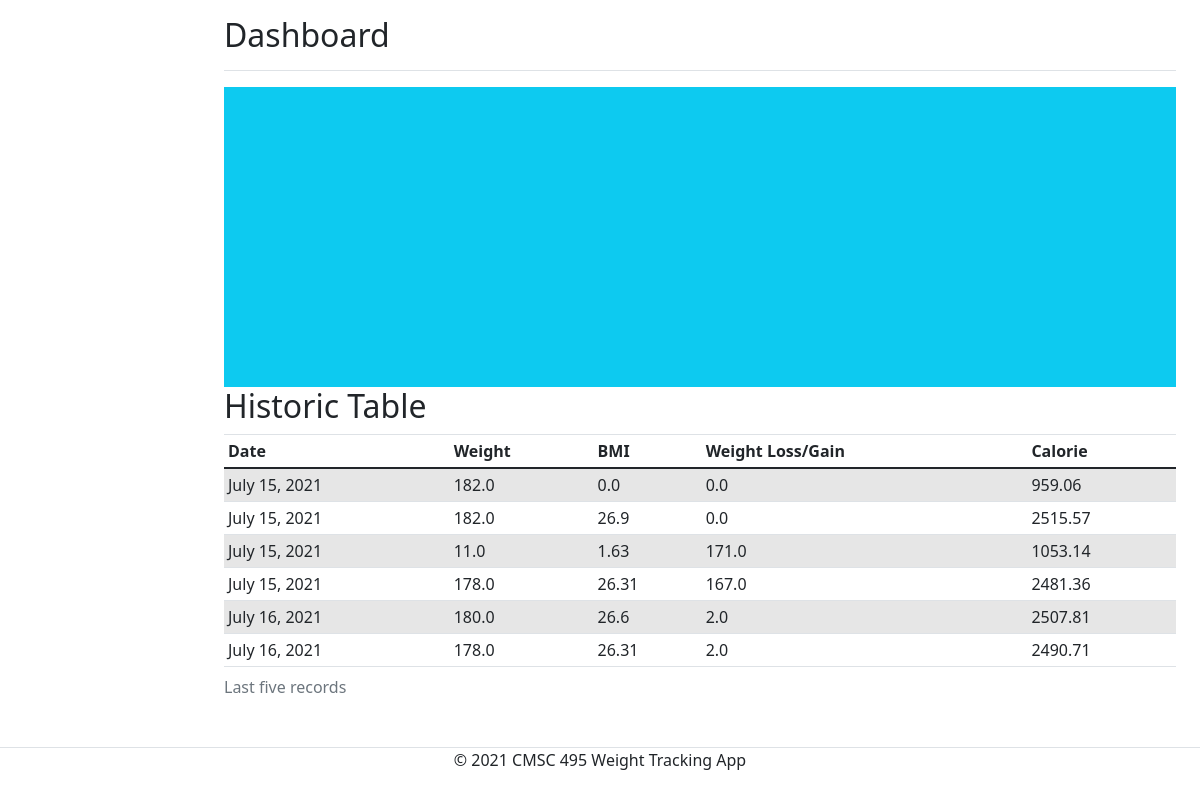
Before: /WeightTrakcers/test with the older database file.
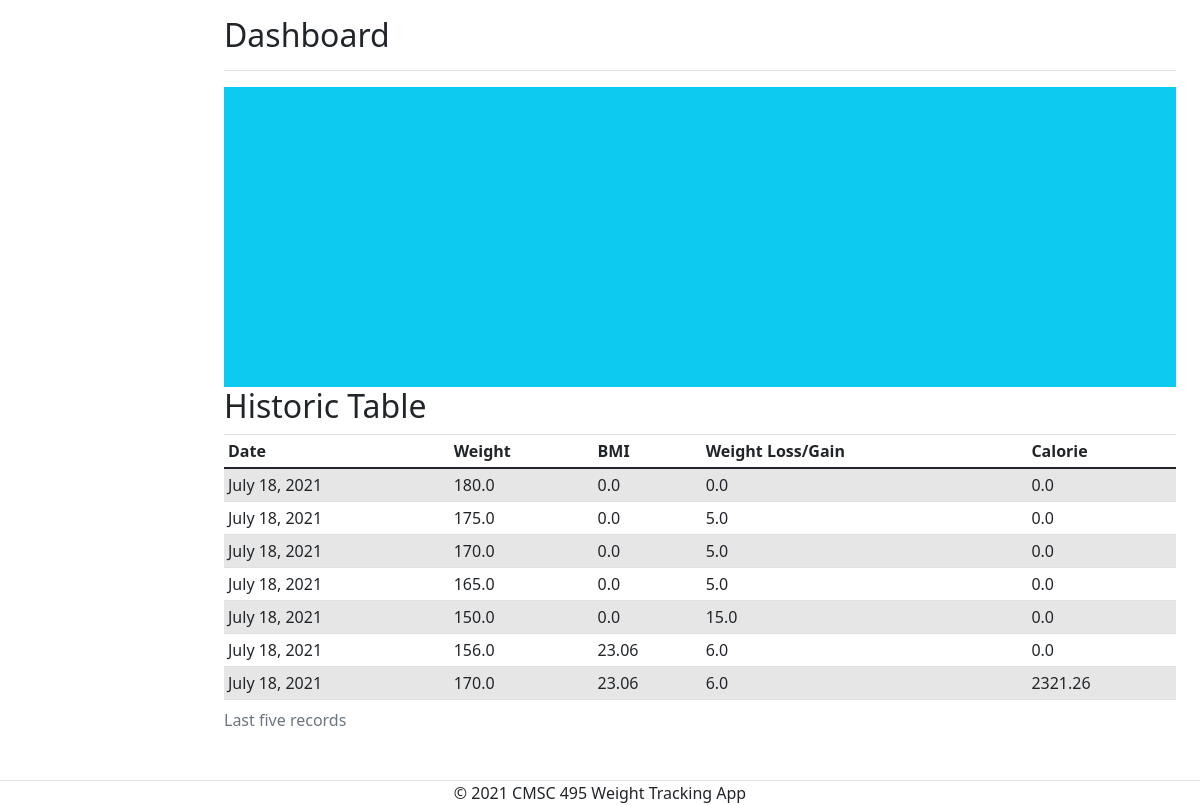
After: the same page with the newer database file.
### WeightTrackers/models.py (models this page shows, shortened)
class Calculate(models.Model):
    topic = models.ForeignKey(
        User, null=True, related_name='calculates', on_delete=models.CASCADE)
    bmi = models.FloatField(max_length=20, default=0,
                            verbose_name='Body Mass Index')
    calorie = models.FloatField(
        max_length=20, default=0,  verbose_name='Calorie')
    entry_date = models.DateField(auto_now_add=True, null=True)
    weight = models.FloatField(max_length=20, default=0,
                            verbose_name='Weight')
    weight_difference = models.FloatField(
        max_length=20, default=0,  verbose_name='Weight Loss')

### WeightTrackers/views.py (the view)
# urls.py: path('test', views.test, name='test'),
def test(request):
	people = Calculate.objects.all().order_by('entry_date')
	return render(request, 'WeightTrackers/generate_pdf.html', {'people': people})

### WeightTrackers/templates/WeightTrackers/generate_pdf.html (shortened to what this page needs)
<!doctype html>
{% load static %}
<html lang="en">
  <head>
      <link rel="stylesheet" href="{% static 'assets/css/bootstrap.min.css' %}">
      <link rel="stylesheet" href="{% static 'assets/fonts/font-awesome-4.7.0/css/font-awesome.min.css' %}">
    <link rel="stylesheet" type="text/css"  href='{% static "WeightTrackers/css/dashboard.css" %}'/>
    <link rel="stylesheet" type="text/css"  href='{% static "WeightTrackers/css/bootstrap.min.css" %}'/>
  </head>
  <body>
 {% block content %}
    <main class="col-md-9 ms-sm-auto col-lg-10 px-md-4">
      <div class="d-flex justify-content-between flex-wrap flex-md-nowrap align-items-center pt-3 pb-2 mb-3 border-bottom">
        <h1 class="h2">Dashboard</h1>
      </div>
<div class="col bg-info w-100" style="height: 300px;"></div>
      <h2>Historic Table</h2>
      <div class="table-responsive">
        <table class="table table-striped table-sm">
          <caption>Last five records</caption>
          <thead>
            <tr>
              <th>Date</th>
              <th>Weight</th>
              <th>BMI</th>
              <th>Weight Loss/Gain</th>
              <th>Calorie</th>
            </tr>
          </thead>
          <tbody>
            {% for calculate in people  %}
            <tr>
              <td>{{ calculate.entry_date }}</td>
              <td>{{ calculate.weight }}</td>
              <td>{{ calculate.bmi }}</td>
              <td>{{ calculate.weight_difference }}</td>
              <td>{{ calculate.calorie }}</td>
            </tr>
            {% endfor %}
          </tbody>
        </table>
      </div>
    </main>
  <footer class="ptd-3 mt-4 border-top" style="text-align: center;">
      &copy; 2021 CMSC 495 Weight Tracking App
    </footer>
{% endblock content %}
</body>
</html>

### WeightTrackers/static/WeightTrackers/css/dashboard.css (style rules this page uses)
body { font-size: .875rem; }

Changed rows visible on the page:
removed Calculate: entry_date "July 15, 2021", weight "182.0", bmi "0.0", weight_difference "0.0", calorie "959.06"
removed Calculate: entry_date "July 15, 2021", weight "182.0", bmi "26.9", weight_difference "0.0", calorie "2515.57"
removed Calculate: entry_date "July 15, 2021", weight "11.0", bmi "1.63", weight_difference "171.0", calorie "1053.14"
removed Calculate: entry_date "July 15, 2021", weight "178.0", bmi "26.31", weight_difference "167.0", calorie "2481.36"
removed Calculate: entry_date "July 16, 2021", weight "180.0", bmi "26.6", weight_difference "2.0", calorie "2507.81"
removed Calculate: entry_date "July 16, 2021", weight "178.0", bmi "26.31", weight_difference "2.0", calorie "2490.71"
added Calculate: entry_date "July 18, 2021", weight "180.0", bmi "0.0", weight_difference "0.0", calorie "0.0"
added Calculate: entry_date "July 18, 2021", weight "175.0", bmi "0.0", weight_difference "5.0", calorie "0.0"
added Calculate: entry_date "July 18, 2021", weight "170.0", bmi "0.0", weight_difference "5.0", calorie "0.0"
added Calculate: entry_date "July 18, 2021", weight "165.0", bmi "0.0", weight_difference "5.0", calorie "0.0"
added Calculate: entry_date "July 18, 2021", weight "150.0", bmi "0.0", weight_difference "15.0", calorie "0.0"
added Calculate: entry_date "July 18, 2021", weight "156.0", bmi "23.06", weight_difference "6.0", calorie "0.0"
added Calculate: entry_date "July 18, 2021", weight "170.0", bmi "23.06", weight_difference "6.0", calorie "2321.26"
